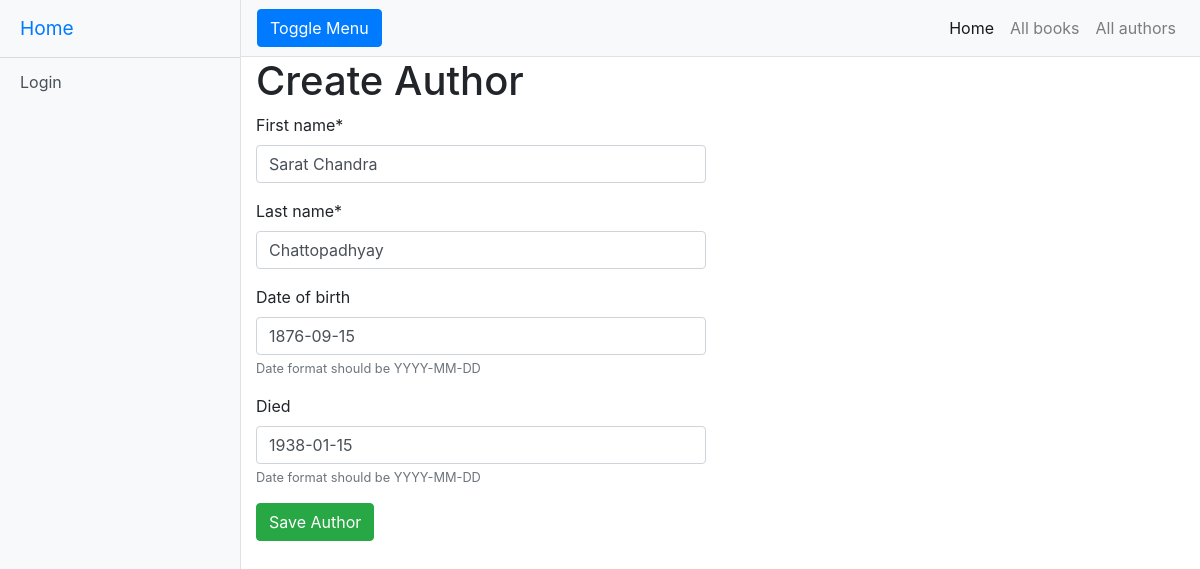
Page /catalog/author/6/edit/ on the committed database.
### catalog/models.py (models this page shows, shortened)
class Author(models.Model):
    first_name = models.CharField(max_length=100)
    last_name = models.CharField(max_length=100)
    date_of_birth = models.DateField(null=True, blank=True, help_text='Date format should be YYYY-MM-DD')
    date_of_death = models.DateField('Died', null=True, blank=True, help_text='Date format should be YYYY-MM-DD')
    class Meta:
        ordering = ['last_name', 'first_name']

### catalog/views.py (the view)
# urls.py: path('author/<int:pk>/edit/', views.AuthorUpdate.as_view(), name='edit-author'),
class AuthorUpdate(generic.UpdateView):
    model = Author
    fields = '__all__'

### catalog/templates/catalog/author_form.html (shortened to what this page needs)
{% extends 'base_generic.html' %}
{% load crispy_forms_tags %}
{% load crispy_forms_field %}
{% block content %}
    <h1>Create Author</h1>
  <form method="post">
    <div class="row">
      <div class="col-6">
        {{ form.first_name|as_crispy_field }}
          {{ form.last_name|as_crispy_field }}
        {{ form.date_of_birth|as_crispy_field }}
        {{ form.date_of_death|as_crispy_field }}
      </div>
    </div>
    <button type="submit" class="btn btn-success">Save Author</button>
  </form>
{% endblock %}

### static/css/simple-sidebar.css (style rules this page uses)
body { overflow-x: hidden; }

### rows in the picture
Author: first_name "Sarat Chandra", last_name "Chattopadhyay", date_of_birth "1876-09-15", date_of_death "1938-01-15"
